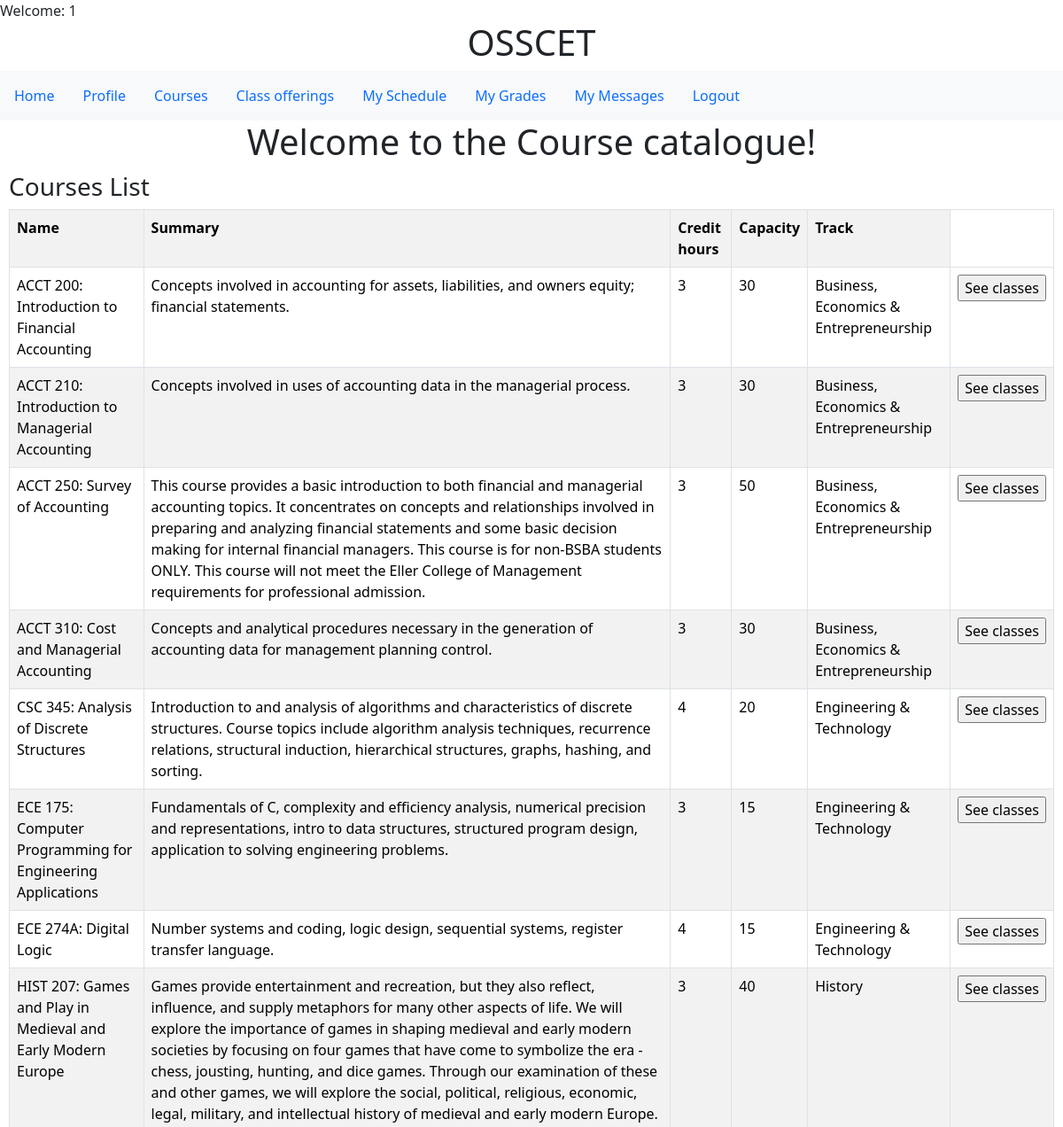
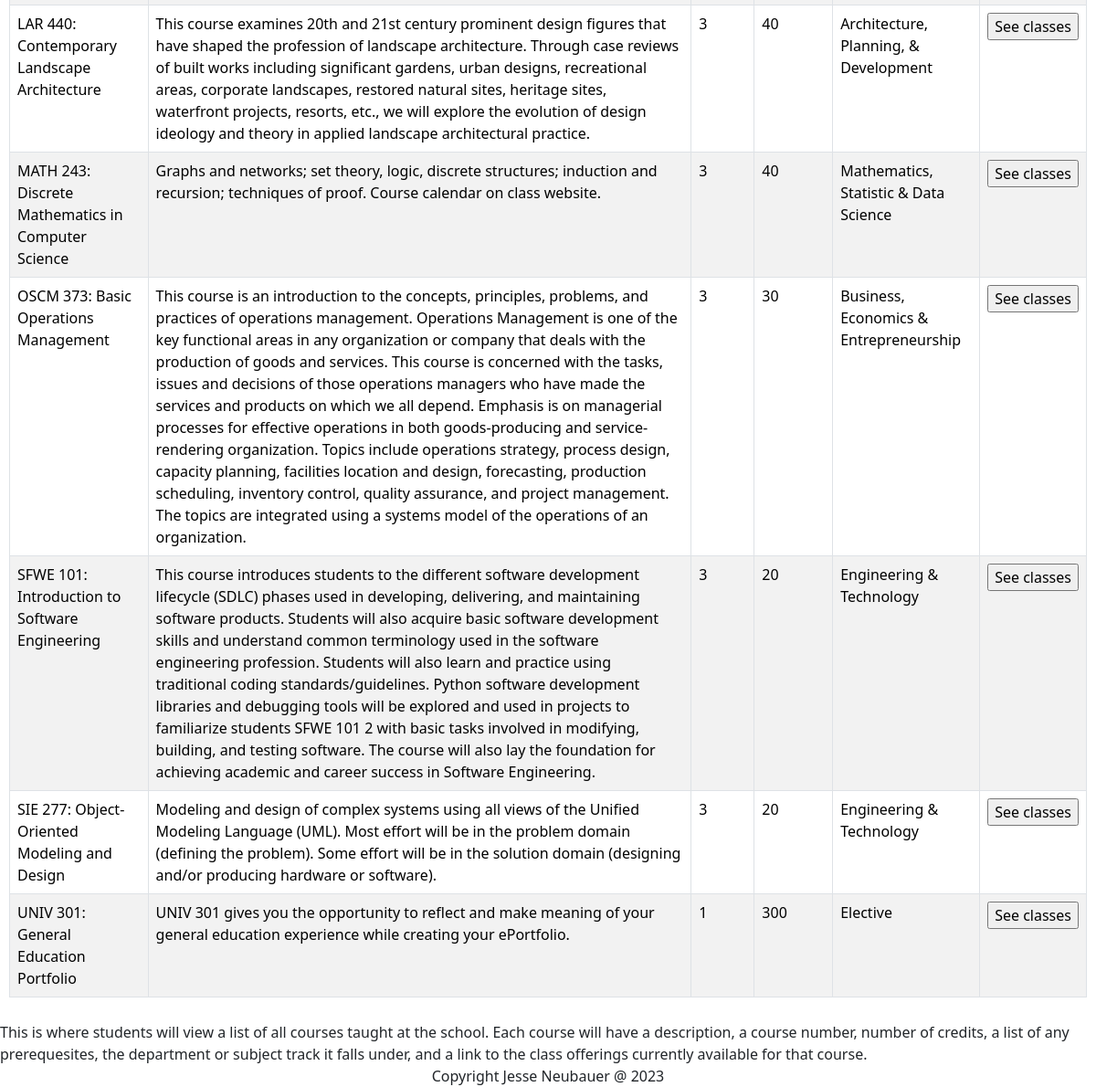
The app's page /courses.php (signed in) with its own data (2 pictures, top to bottom).
### tables this page shows
CREATE TABLE `courses` (
  `course_id` varchar(10) NOT NULL,
  `course_name` varchar(100) NOT NULL,
  `summary` varchar(1000) DEFAULT NULL,
  `credits` int(11) NOT NULL,
  `track_id` int(11) NOT NULL,
  `prerequesites` tinyint(1) DEFAULT NULL,
  `default_max_capacity` int(11) DEFAULT NULL
);

CREATE TABLE `subject_tracks` (
  `track_id` int(11) NOT NULL,
  `track_name` varchar(45) NOT NULL
);

### courses_student.php (the view, shortened to what this page needs)
<!DOCTYPE html>
<html lang="en">
<head>
</head>
<body>
    <div class="bs-example">
            <div class="row">
                <div class="col-md-12">
                    <div class="page-header clearfix">
                        <h3 class="pull-left">Courses List</h3>
                    </div>
                    <?php
                    include_once 'db.php';
                    $result = mysqli_query($conn,"SELECT * FROM courses INNER JOIN subject_tracks ON courses.track_id=subject_tracks.track_id");
                    ?>
                    <?php
                    if (mysqli_num_rows($result) > 0) {
                    ?>
                      <table class='table table-bordered table-striped'>
                      <th>Name</th>
                        <th>Summary</th>
                        <th>Credit hours</th>
                        <th>Capacity</th>
                        <th>Track</th>
                    <?php
                    while($row = mysqli_fetch_array($result)) {
                    ?>
                    <tr>
                        <td><?php
                        $row_course_id = $row["course_id"]; echo $row_course_id; echo ': '; echo $row["course_name"]; ?></td>
                        <td width:1000px><?php echo $row["summary"]; ?></td>
                        <td><?php echo $row["credits"]; ?></td>
                        <td><?php echo $row["default_max_capacity"]; ?></td>
                        <td><?php echo $row["track_name"]; ?></td>
                        <td><form method="POST" action="classes.php"><input type="hidden" name="course_id" value="<?php echo $row_course_id; ?>"><input type="submit" name="search_classes" value="See classes"></form></td>
                    </tr>
                    <?php
                    }
                    ?>
                    </table>
                     <?php
                    }
                    else{
                        echo "No result found";
                    }
                    ?>
                </div>
            </div>
    </div>
<div>
    This is where students will view a list of all courses taught at the school.
    Each course will have a description, a course number, number of credits, a list of any prerequesites, the department or subject track it falls under,
    and a link to the class offerings currently available for that course.
</div>
</body>
</html>

### courses.php (shortened to what this page needs)
<!DOCTYPE html>
<html lang="en">
<head>
</head>
<body>
<?php include 'master.php';?>
<div class="container text-center">
<h1>Welcome to the Course catalogue!</h1>
</div>
<?php
if($_SESSION['role_id'] == 1){
    require_once 'courses_student.php';
}
?>
<?php include 'footer.php';?>
</body>
</html>

### master.php (shortened to what this page needs)
<?php
if( isset($_SESSION['username']))
echo "Welcome: " . $_SESSION['username'];
?>
<!DOCTYPE html>
<html lang="en">
<head>
<link rel="stylesheet" href="https://stackpath.bootstrapcdn.com/bootstrap/4.3.1/css/bootstrap.min.css">
</head>
<body>
<div class="container text-center">
<h1>OSSCET</h1>
</div>
<nav class="navbar navbar-expand-lg navbar-light bg-light">
<ul class="nav">
<li class="nav-item"><a class="nav-link active" href=index.php>Home</a></li>
<?php
if( isset($_SESSION['username']))
{
echo '<li class="nav-item"><a class="nav-link active" href="profile.php"><span class="glyphicon glyphicon-briefcase"></span> Profile</a></li>';
echo '<li class="nav-item"><a class="nav-link active" href="courses.php"><span class="glyphicon glyphicon-briefcase"></span> Courses</a></li>';
echo '<li class="nav-item"><a class="nav-link active" href="classes.php"><span class="glyphicon glyphicon-off"></span> Class offerings</a></li>';
echo '<li class="nav-item"><a class="nav-link active" href="schedule.php"><span class="glyphicon glyphicon-off"></span> My Schedule</a></li>';
echo '<li class="nav-item"><a class="nav-link active" href="grades.php"><span class="glyphicon glyphicon-off"></span> My Grades</a></li>';
echo '<li class="nav-item"><a class="nav-link active" href="messages.php"><span class="glyphicon glyphicon-off"></span> My Messages</a></li>';
echo '<li class="nav-item"><a class="nav-link active" href="logout.php"><span class="glyphicon glyphicon-off"></span> Logout</a></li>';
}
else
{
echo '<li class="nav-item"><a class="nav-link active" href="login.php"><span class="glyphicon glyphicon-user"></span> Login</a></li>';
echo '<li class="nav-item"><a class="nav-link active" href="registration.php"><span class="glyphicon glyphicon-pencil"></span> Registration</a></li>';
}
?>
</ul>
</nav>
</body>
</html>

### footer.php (shortened to what this page needs)
<!DOCTYPE html>
<html lang="en">
<head>
<link rel="stylesheet" href="https://maxcdn.bootstrapcdn.com/bootstrap/5.3.1/css/bootstrap.min.css">
<link rel="stylesheet" href="https://maxcdn.bootstrapcdn.com/bootstrap/5.3.1/css/bootstrap-theme.min.css">
</head>
<body>
<div class="navbar-fixed-bottom row-fluid">
<div class="navbar-inner">
<div class="container text-center">
Copyright Jesse Neubauer @ 2023
</div>
</div>
</div>
</body>
</html>

### courses_student.php (style rules this page uses)
.bs-example { margin: 10px; }

### records on screen
courses: course_id "ACCT 200", course_name "Introduction to Financial Accounting", summary "Concepts involved in accounting for assets, liabilities, and owners equity; financial statements.", credits "3", default_max_capacity "30", track.track_name "Business, Economics & Entrepreneurship"
courses: course_id "ACCT 210", course_name "Introduction to Managerial Accounting", summary "Concepts involved in uses of accounting data in the managerial process.", credits "3", default_max_capacity "30", track.track_name "Business, Economics & Entrepreneurship"
courses: course_id "ACCT 250", course_name "Survey of Accounting", summary "This course provides a basic introduction to both financial and managerial accounting topics. It concentrates on concepts and relationships involved in preparing and analyzing financial statements and some basic decision making for internal financial managers. This course is for non-BSBA students ONLY. This course will not meet the Eller College of Management requirements for professional admission.", credits "3", default_max_capacity "50", track.track_name "Business, Economics & Entrepreneurship"
courses: course_id "ACCT 310", course_name "Cost and Managerial Accounting", summary "Concepts and analytical procedures necessary in the generation of accounting data for management planning control.", credits "3", default_max_capacity "30", track.track_name "Business, Economics & Entrepreneurship"
courses: course_id "CSC 345", course_name "Analysis of Discrete Structures", summary "Introduction to and analysis of algorithms and characteristics of discrete structures. Course topics include algorithm analysis techniques, recurrence relations, structural induction, hierarchical structures, graphs, hashing, and sorting.", credits "4", default_max_capacity "20", track.track_name "Engineering & Technology"
courses: course_id "ECE 175", course_name "Computer Programming for Engineering Applications", summary "Fundamentals of C, complexity and efficiency analysis, numerical precision and representations, intro to data structures, structured program design, application to solving engineering problems.", credits "3", default_max_capacity "15", track.track_name "Engineering & Technology"
courses: course_id "ECE 274A", course_name "Digital Logic", summary "Number systems and coding, logic design, sequential systems, register transfer language.", credits "4", default_max_capacity "15", track.track_name "Engineering & Technology"
courses: course_id "HIST 207", course_name "Games and Play in Medieval and Early Modern Europe", summary "Games provide entertainment and recreation, but they also reflect, influence, and supply metaphors for many other aspects of life. We will explore the importance of games in shaping medieval and early modern societies by focusing on four games that have come to symbolize the era - chess, jousting, hunting, and dice games. Through our examination of these and other games, we will explore the social, political, religious, economic, legal, military, and intellectual history of medieval and early modern Europe.", credits "3", default_max_capacity "40", track.track_name "History"
courses: course_id "LAR 440", course_name "Contemporary Landscape Architecture", summary "This course examines 20th and 21st century prominent design figures that have shaped the profession of landscape architecture. Through case reviews of built works including significant gardens, urban designs, recreational areas, corporate landscapes, restored natural sites, heritage sites, waterfront projects, resorts, etc., we will explore the evolution of design ideology and theory in applied landscape architectural practice.", credits "3", default_max_capacity "40", track.track_name "Architecture, Planning, & Development"
courses: course_id "MATH 243", course_name "Discrete Mathematics in Computer Science", summary "Graphs and networks; set theory, logic, discrete structures; induction and recursion; techniques of proof. Course calendar on class website.", credits "3", default_max_capacity "40", track.track_name "Mathematics, Statistic & Data Science"
courses: course_id "OSCM 373", course_name "Basic Operations Management", summary "This course is an introduction to the concepts, principles, problems, and practices of operations management. Operations Management is one of the key functional areas in any organization or company that deals with the production of goods and services. This course is concerned with the tasks, issues and decisions of those operations managers who have made the services and products on which we all depend. Emphasis is on managerial processes for effective operations in both goods-producing and service- rendering organization. Topics include operations strategy, process design, capacity planning, facilities location and design, forecasting, production scheduling, inventory control, quality…", credits "3", default_max_capacity "30", track.track_name "Business, Economics & Entrepreneurship"
courses: course_id "SFWE 101", course_name "Introduction to Software Engineering", summary "This course introduces students to the different software development lifecycle (SDLC) phases used in developing, delivering, and maintaining software products. Students will also acquire basic software development skills and understand common terminology used in the software engineering profession. Students will also learn and practice using traditional coding standards/guidelines. Python software development libraries and debugging tools will be explored and used in projects to familiarize students SFWE 101 2 with basic tasks involved in modifying, building, and testing software. The course will also lay the foundation for achieving academic and career success in Software Engineering.", credits "3", default_max_capacity "20", track.track_name "Engineering & Technology"
courses: course_id "SIE 277", course_name "Object-Oriented Modeling and Design", summary "Modeling and design of complex systems using all views of the Unified Modeling Language (UML). Most effort will be in the problem domain (defining the problem). Some effort will be in the solution domain (designing and/or producing hardware or software).", credits "3", default_max_capacity "20", track.track_name "Engineering & Technology"
courses: course_id "UNIV 301", course_name "General Education Portfolio", summary "UNIV 301 gives you the opportunity to reflect and make meaning of your general education experience while creating your ePortfolio.", credits "1", default_max_capacity "300", track.track_name "Elective"

### other values on screen
$_SESSION['username'] "1"
